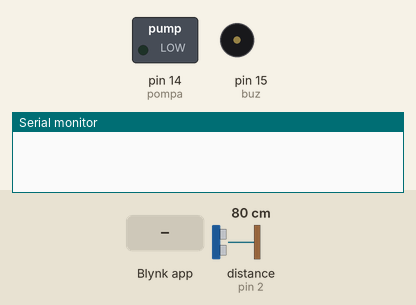
Simulated run of this sketch. Board: Arduino Uno, built with avr-gcc and run on an emulated ATmega328P. On the bench: switched loads named in the sketch (green lamp = pin HIGH), buzzer (waves = sounding, pin HIGH), the last lines printed to the serial monitor. The test bench sets the inputs (shaded band); at power-on: distance to the obstacle (sensor on pin 2) 80 cm. The echo pulse lasts 58.3 µs per cm; pins used as bus, display or sensor lines are not drawn.

Above: at 0.1 s.
At 3.0 s:
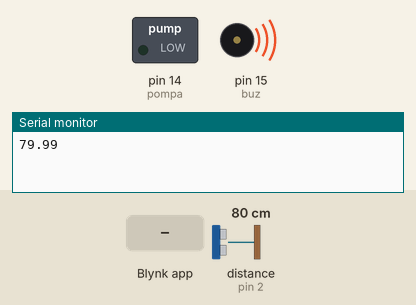
3.1 s: Blynk app writes 1 to V2
At 5.0 s:
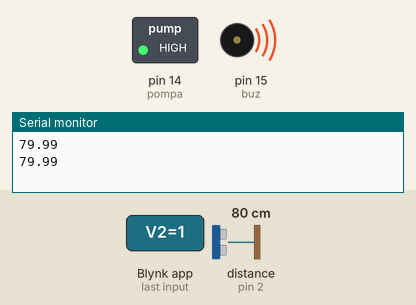
Timing chart, 0 to 7.3 s (numbered marks = the images above; inputs shaded):
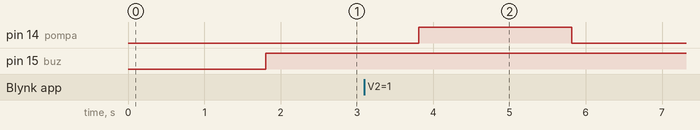

Measured:
- after the input at 3.1 s, pin 14 (pompa): LOW → HIGH after 0.71 s, → LOW 2.0 s later

The sketch:

_05-sistem_tertanam-kodeprogram.ino
```cpp
#define BLYNK_TEMPLATE_ID "TMPLa2T9Nlus"
#define BLYNK_DEVICE_NAME "LED"
#define BLYNK_FIRMWARE_VERSION        "0.1.0"
#define BLYNK_PRINT Serial
#include "BlynkEdgent.h"
int pompa = 14;
int buz = 15;
int trig = 0;
int echo = 2;
BLYNK_WRITE(V2){
  int value3 = param.asInt();
  digitalWrite(pompa,value3);
}
BLYNK_WRITE(V5){
  int value4 = param.asInt();
}
void setup() {
  Serial.begin(115200);
  pinMode(pompa,OUTPUT);
  pinMode(buz,OUTPUT);
  pinMode(trig,OUTPUT);
  pinMode(echo,INPUT);
  BlynkEdgent.begin();
}
void loop() {
  digitalWrite(trig,LOW);
  delayMicroseconds(10);
  digitalWrite(trig,HIGH);
   delayMicroseconds(10);
  digitalWrite(trig,LOW);
  float t = pulseIn(echo,HIGH);
  float cm = t * 0.0343 / 2;
  Serial.println(cm);
  if(cm > 11.00){
    digitalWrite(buz,HIGH);
    delay(1000);
    digitalWrite(buz,HIGH);
    delay(1000);
    digitalWrite(pompa,LOW);
  }
  else if(cm > 15.00 ){
    digitalWrite(buz,HIGH);
    delay(500);
    digitalWrite(buz,HIGH);
    delay(500);
    digitalWrite(pompa,HIGH);
    if(cm == 2.00){
      digitalWrite(pompa,LOW);
    }
  }
  Blynk.virtualWrite(V5, cm);
  BlynkEdgent.run();
}
```
